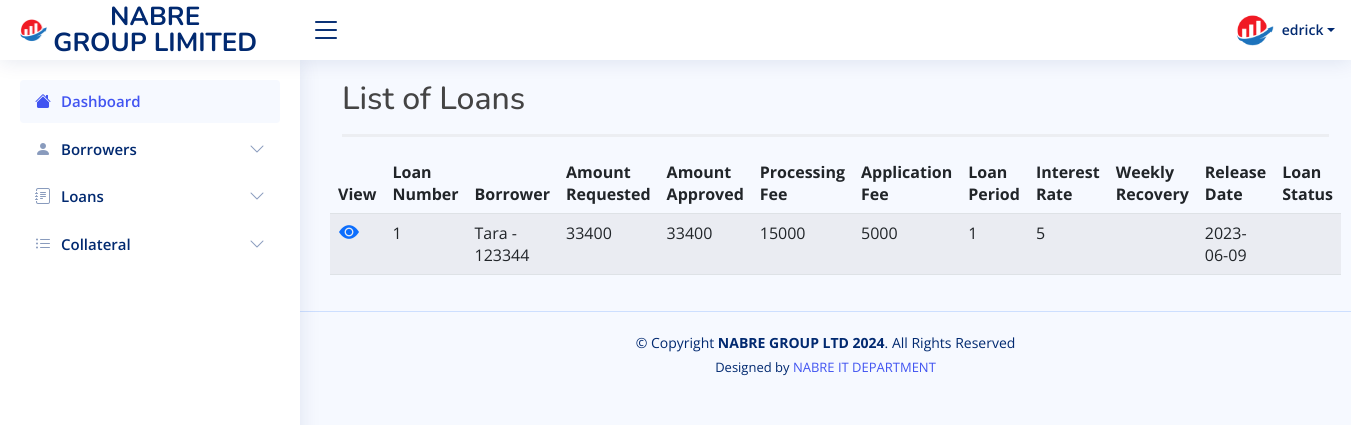
Page /fieldofficer/view-loans.php (signed in) on the committed database.
### tables this page shows
CREATE TABLE `loans` (
  `loan_number` int(12) NOT NULL,
  `loan_type` varchar(30) NOT NULL,
  `borrower` varchar(20) NOT NULL,
  `distributed_by` varchar(30) NOT NULL,
  `amount_requested` int(12) NOT NULL,
  `amount_approved` int(12) NOT NULL,
  `processing_fee` double NOT NULL DEFAULT 15000,
  `application_fee` double(10,0) NOT NULL DEFAULT 5000,
  `loan_period` int(12) NOT NULL,
  `approved` tinyint(1) NOT NULL DEFAULT 0,
  `interest_rate` int(12) NOT NULL,
  `release_date` date DEFAULT NULL
);

CREATE TABLE `borrowers` (
  `ninNumber` varchar(20) NOT NULL,
  `firstname` varchar(50) NOT NULL,
  `lastname` varchar(50) NOT NULL,
  `title` varchar(10) NOT NULL,
  `gender` varchar(10) NOT NULL,
  `phone` varchar(15) NOT NULL,
  `email` varchar(100) NOT NULL,
  `location` varchar(100) NOT NULL,
  `district` varchar(50) NOT NULL,
  `group_id` int(11) NOT NULL,
  `created_at` timestamp NOT NULL DEFAULT current_timestamp()
);

### fieldofficer/view-loans.php (the view, shortened to what this page needs)
<?php
include 'connection/db_connection.php';
$sql = "SELECT * FROM loans LEFT JOIN borrowers ON loans.borrower = borrowers.ninNumber
ORDER BY loan_number DESC";
$result = $conn->query($sql);
?>
<?php include 'header_aside.php'; ?>
<main id="main" class="main">
  <section>
    <div class="container">
      <div class="row">
        <div class="col-md-12">
          <h2>List of Loans</h2>
          <hr>
        </div>
        <table class="table datatable table-striped">
          <thead class="thead-dark">
            <tr>
              <th scope="col">View</th>
              <th scope="col">Loan Number</th>
              <th scope="col">Borrower</th>
              <th scope="col">Amount Requested</th>
              <th scope="col">Amount Approved</th>
              <th scope="col">Processing Fee</th>
              <th scope="col">Application Fee</th>
              <th scope="col">Loan Period</th>
              <th scope="col">Interest Rate</th>
              <th scope="col">Weekly Recovery</th>
              <th scope="col">Release Date</th>
              <th scope="col">Loan Status</th>
            </tr>
          </thead>
          <tbody>
            <?php while ($loan = $result->fetch_assoc()) { ?>
              <tr>
                <td scope="row">
                  <a href="#" title="Delete" class="text-primary"><i class="bi bi-eye-fill"></i></a>
                </td>
                <td><?php echo $loan['loan_number']; ?></td>
                <td><?php echo $loan['firstname'] . " - " . $loan['borrower']; ?>
                <td><?php echo $loan['amount_requested']; ?></td>
                <td><?php echo $loan['amount_approved']; ?></td>
                <td><?php echo $loan['processing_fee']; ?></td>
                <td><?php echo $loan['application_fee']; ?></td>
                <td><?php echo $loan['loan_period']; ?></td>
                <td><?php echo $loan['interest_rate']; ?></td>
                <td><?php echo $loan['weekly_recovery']; ?></td>
                <td><?php echo $loan['release_date']; ?></td>
                <td><?php echo $loan['loan_status']; ?></td>
              </tr>
            <?php } ?>
          </tbody>
        </table>
      </div>
    </div>
  </section>
</main>
<?php include 'footer.php'; ?>

### assets/css/style.css (style rules this page uses)
:root { scroll-behavior: smooth; }
body { font-family: "Open Sans", sans-serif; background: #f6f9ff; color: #444444; }
a { color: #4154f1; text-decoration: none; }
h1, h2, h3, h4, h5, h6 { font-family: "Nunito", sans-serif; }
#main { margin-top: 60px; padding: 20px 30px; transition: all 0.3s; }
@media (min-width: 1200px) { #main, #footer { margin-left: 300px; } }

### fieldofficer/view-loans.php (style rules this page uses)
i { font-size: 20px; }
.table a { padding: 1px 1px 1px 1px; }

### fieldofficer/header_aside.php (style rules this page uses)
.container { display: flex; flex-wrap: wrap; }
hr { border: none; height: 3px; background-color: #ccc; font-weight: bold; }

### rows in the picture
loans: loan_number "1", borrower.firstname "Tara", borrower "123344", amount_requested "33400", amount_approved "33400", processing_fee "15000", application_fee "5000", loan_period "1", interest_rate "5", release_date "2023-06-09"

### other values in the picture
$_SESSION['username'] "edrick"
